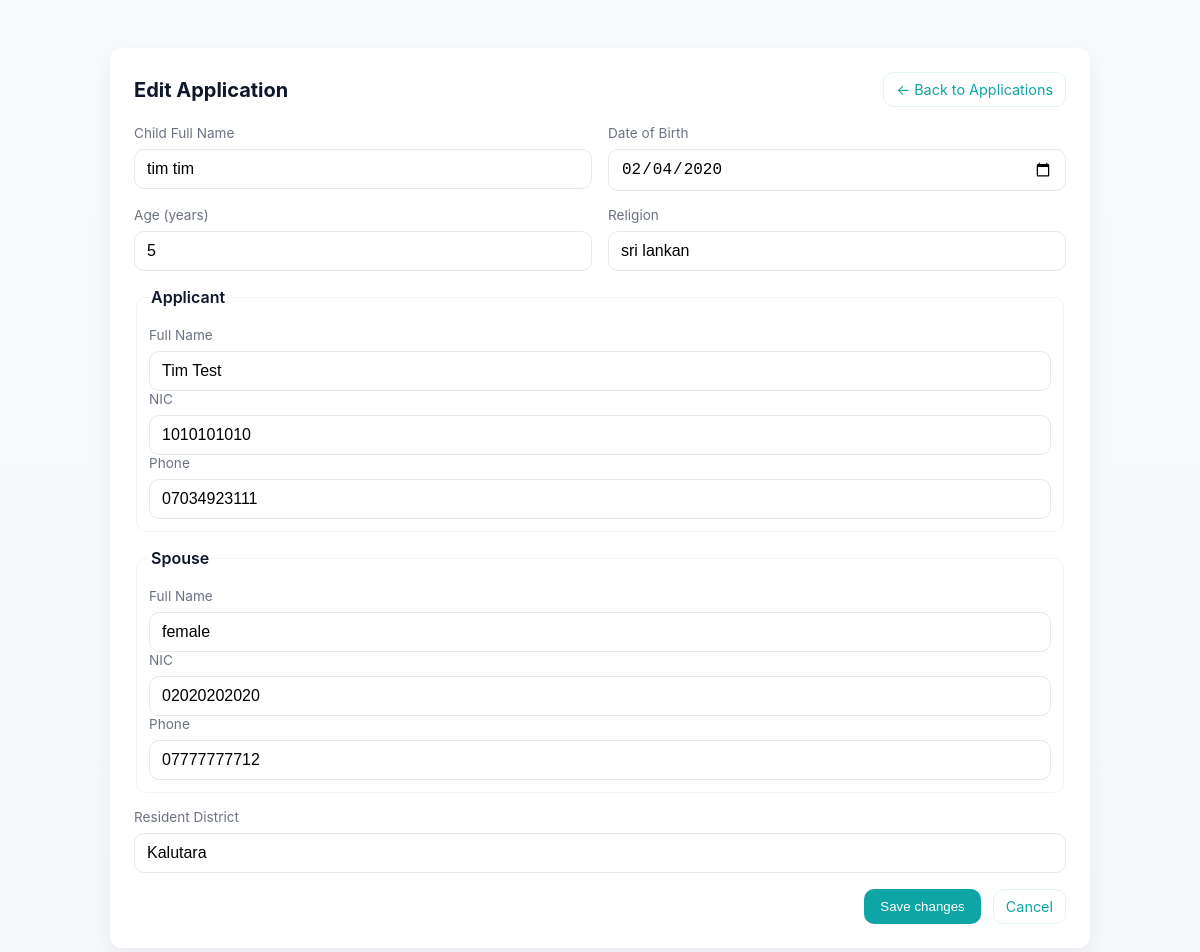
Screenshot of /parent/edit_application.php?id=9 (signed in) with the database file from the repository.
### tables this page shows
CREATE TABLE `application_info` (
  `id` int(11) NOT NULL,
  `user_id` int(11) DEFAULT NULL,
  `child_full_name` varchar(255) DEFAULT NULL,
  `child_initials` varchar(255) DEFAULT NULL,
  `child_religion` varchar(100) DEFAULT NULL,
  `dob` date DEFAULT NULL,
  `age` int(11) DEFAULT NULL,
  `applicant_full_name` varchar(255) DEFAULT NULL,
  `applicant_initials` varchar(255) DEFAULT NULL,
  `applicant_nic` varchar(20) DEFAULT NULL,
  `applicant_religion` varchar(100) DEFAULT NULL,
  `applicant_address` text DEFAULT NULL,
  `applicant_phone` varchar(20) DEFAULT NULL,
  `resident_district` varchar(100) DEFAULT NULL,
  `spouse_full_name` varchar(255) DEFAULT NULL,
  `spouse_initials` varchar(255) DEFAULT NULL,
  `spouse_nic` varchar(20) DEFAULT NULL,
  `spouse_religion` varchar(100) DEFAULT NULL,
  `spouse_address` text DEFAULT NULL,
  `spouse_phone` varchar(20) DEFAULT NULL,
  `spouse_district` varchar(100) DEFAULT NULL,
  `ebill_files` text DEFAULT NULL,
  `lbill_files` text DEFAULT NULL,
  `created_at` timestamp NOT NULL DEFAULT current_timestamp(),
  `status` varchar(20) DEFAULT 'pending',
  `marks` int(3) DEFAULT NULL,
  `feedback` text DEFAULT NULL,
  `assigned_admin_id` int(11) DEFAULT NULL
);

### parent/edit_application.php (the view, shortened to what this page needs)
<?php
include '../db.php';
$user_id = $_SESSION['user_id'];
$app_id = (int) $_GET['id'];
$sql = "SELECT * FROM application_info WHERE id = ? AND user_id = ? LIMIT 1";
$stmt = $conn->prepare($sql);
$stmt->bind_param("ii", $app_id, $user_id);
if (!$stmt->execute()) {
    die("Execute failed: " . $stmt->error);
}
$result = $stmt->get_result();
$app = $result->fetch_assoc();
?>
<!doctype html>
<html lang="en">
<head>
    <link rel="stylesheet" href="../css/edit_application.css">
</head>
<body>
<main class="page">
    <div class="card">
        <header class="card-header">
            <h1>Edit Application</h1>
            <a class="btn-muted" href="view_applications.php">← Back to Applications</a>
        </header>
        <form class="form-grid" method="post" novalidate>
            <label class="form-group">
                <span class="label">Child Full Name</span>
                <input type="text" name="child_full_name" value="<?= htmlspecialchars($app['child_full_name']) ?>" required>
            </label>
            <label class="form-group">
                <span class="label">Date of Birth</span>
                <input type="date" name="dob" value="<?= htmlspecialchars($app['dob']) ?>" required>
            </label>
            <label class="form-group">
                <span class="label">Age (years)</span>
                <input type="number" name="age" min="1" value="<?= htmlspecialchars($app['age']) ?>" required>
            </label>
            <label class="form-group">
                <span class="label">Religion</span>
                <input type="text" name="child_religion" value="<?= htmlspecialchars($app['child_religion']) ?>">
            </label>
            <fieldset class="section">
                <legend>Applicant</legend>
                <label class="form-group">
                    <span class="label">Full Name</span>
                    <input type="text" name="applicant_full_name" value="<?= htmlspecialchars($app['applicant_full_name']) ?>">
                </label>
                <label class="form-group">
                    <span class="label">NIC</span>
                    <input type="text" name="applicant_nic" value="<?= htmlspecialchars($app['applicant_nic']) ?>">
                </label>
                <label class="form-group">
                    <span class="label">Phone</span>
                    <input type="tel" name="applicant_phone" value="<?= htmlspecialchars($app['applicant_phone']) ?>">
                </label>
            </fieldset>
            <fieldset class="section">
                <legend>Spouse</legend>
                <label class="form-group">
                    <span class="label">Full Name</span>
                    <input type="text" name="spouse_full_name" value="<?= htmlspecialchars($app['spouse_full_name']) ?>">
                </label>
                <label class="form-group">
                    <span class="label">NIC</span>
                    <input type="text" name="spouse_nic" value="<?= htmlspecialchars($app['spouse_nic']) ?>">
                </label>
                <label class="form-group">
                    <span class="label">Phone</span>
                    <input type="tel" name="spouse_phone" value="<?= htmlspecialchars($app['spouse_phone']) ?>">
                </label>
            </fieldset>
            <label class="form-group full-width">
                <span class="label">Resident District</span>
                <input type="text" name="resident_district" value="<?= htmlspecialchars($app['resident_district']) ?>">
            </label>
            <div class="form-actions full-width">
                <button type="submit" class="btn-primary">Save changes</button>
                <a class="btn-muted" href="view_applications.php">Cancel</a>
            </div>
        </form>
    </div>
</main>
</body>
</html>

### css/edit_application.css (style rules this page uses)
:root { --bg:#f6f8fa; --card:#ffffff; --muted:#6b7280; --accent:#0ea5a4; --danger:#ef4444; --radius:12px; --shadow: 0 8px 24px rgba(12,18,39,0.06); --max-width:980px; --gap:16px; }
* { box-sizing:border-box }
html,body { height:100% }
body { margin:0; font-family:Inter,ui-sans-serif,system-ui,-apple-system,'Segoe UI',Roboto,'Helvetica Neue',Arial; background:linear-gradient(180deg, #f8fafc, var(--bg)); color:#0f172a; -webkit-font-smoothing:antialiased; }
.page { min-height:100vh; display:flex; align-items:center; justify-content:center; padding:48px 20px; }
.card { background:var(--card); width:100%; max-width:var(--max-width); border-radius:var(--radius); box-shadow:var(--shadow); padding:24px; }
.card-header { display:flex; align-items:center; justify-content:space-between; gap:12px; margin-bottom:18px; }
.card-header h1 { margin:0;font-size:1.25rem }
.btn-muted { display:inline-block; padding:8px 12px; border-radius:10px; text-decoration:none; color:var(--accent); border:1px solid rgba(14,165,164,0.12); font-size:0.9rem; }
.form-grid { display:grid; grid-template-columns:repeat(2,1fr); gap:var(--gap); }
.form-group { display:flex;flex-direction:column }
.form-group .label { font-size:0.85rem;color:var(--muted);margin-bottom:8px }
.form-group input, .form-group select, .form-group textarea { padding:10px 12px;border-radius:10px;border:1px solid #e6e9ef;background:transparent; font-size:1rem;outline:none;transition:box-shadow .12s, border-color .12s; }
.section { grid-column:1/-1;padding:12px;border-radius:10px;border:1px solid #f1f5f9 }
.section legend { font-weight:600;margin-bottom:8px }
.full-width { grid-column:1/-1 }
.form-actions { display:flex;gap:12px;justify-content:flex-end }
.btn-primary { background:var(--accent);color:#fff;padding:10px 16px;border-radius:10px;border:none;cursor:pointer }

### rows the page displays
application_info: child_full_name "tim tim", dob "02/04/2020", age "5", child_religion "sri lankan", applicant_full_name "Tim Test", applicant_nic "1010101010", applicant_phone "07034923111", spouse_full_name "female", spouse_nic "02020202020", spouse_phone "07777777712", resident_district "Kalutara"
